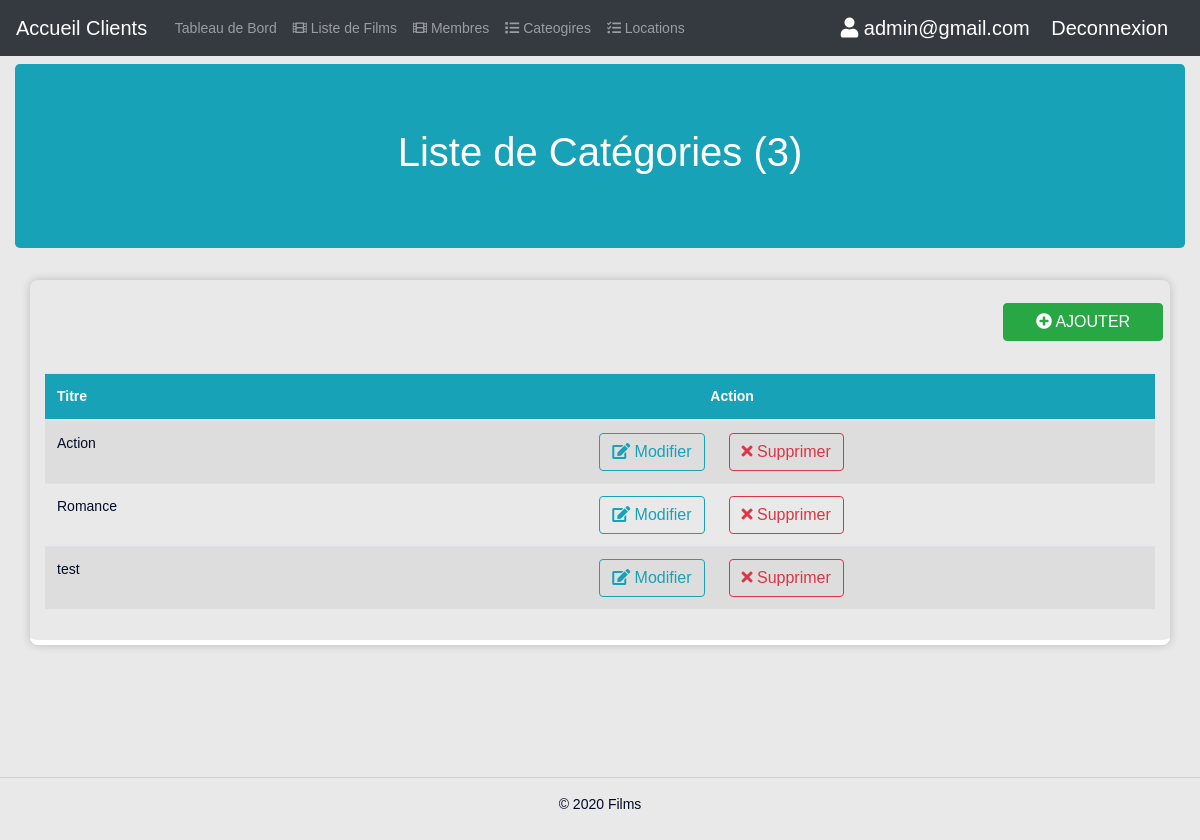
Page /viewsfilms/admin/allCategories.php (signed in) on the earlier database version.
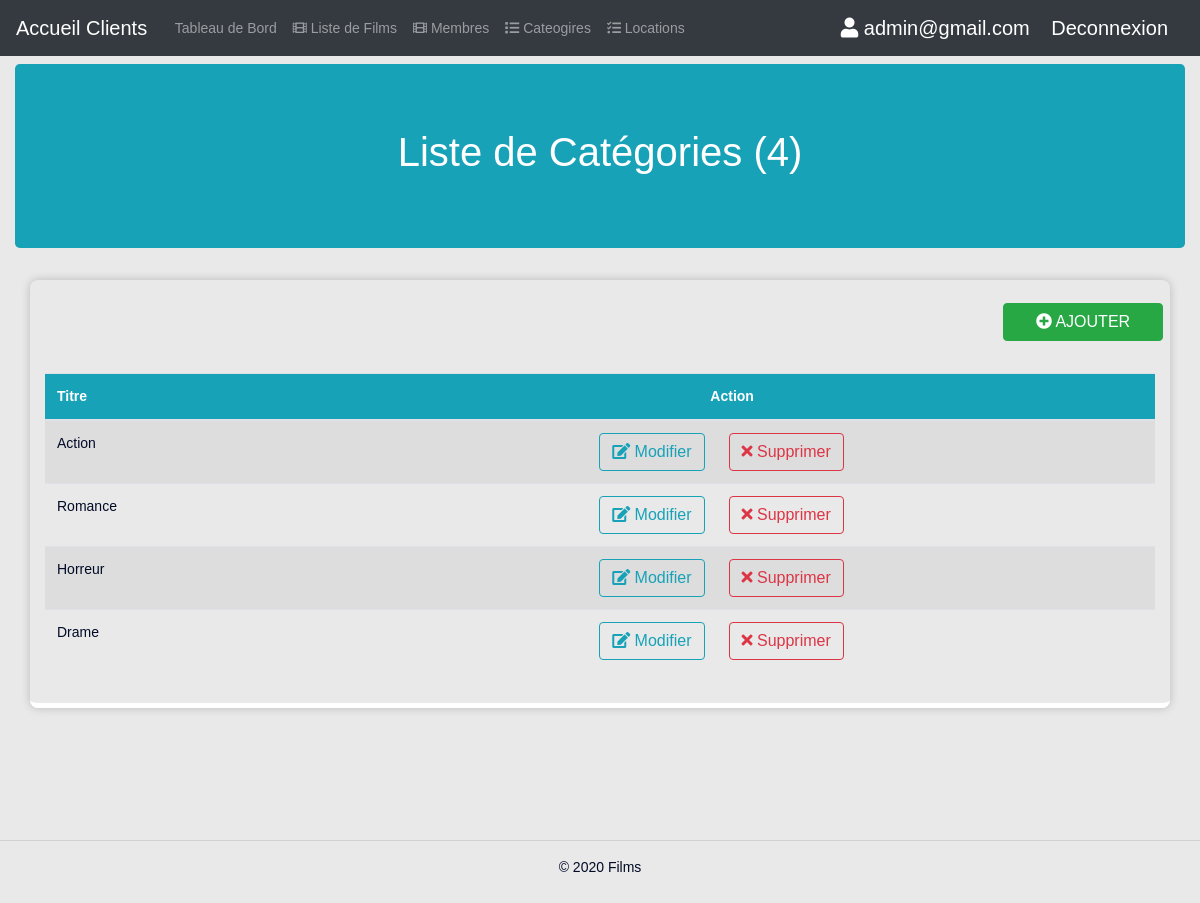
Same page on the later database version.
### tables this page shows
CREATE TABLE IF NOT EXISTS `categories` (
  `id` int(11) UNSIGNED NOT NULL AUTO_INCREMENT,
  `titre` varchar(255) DEFAULT NULL,
  `slug` varchar(255) DEFAULT NULL,
  `created_at` timestamp NULL DEFAULT current_timestamp(),
  `updated_at` timestamp NULL DEFAULT current_timestamp(),
  PRIMARY KEY (`id`)
);

### viewsfilms/admin/allCategories.php (the view, shortened to what this page needs)
<?php
  include("../includes/db.php");
?>
<!DOCTYPE html>
<html lang="en">
<head>
  <?php include_once("../includes/header.php"); ?>
  <link rel="stylesheet" href="../../css/table.css">
</head>
<body>
  <main role="main">
    <?php include_once("../includes/adminMenu.php"); ?>
    <div class="col pt-2">
      <div class="row justify-content-center ">
        <div class="col-12">
          <div class="jumbotron bg-info">
            <div class="row">
              <div class="col main pt-0">
                <h1 class=" d-none d-sm-block text-center text-white">
                  Liste de Catégories (<?php  echo count($categories); ?>)
                </h1>
              </div>
            </div>
          </div>
          <div class="container box">
            <div class="row mb-4">
              <div class="col-md-2 ml-auto">
                <a href="newCategory.php" class="btn btn-md btn-block btn-success text-uppercase m-2">
                  <i class="fa fa-plus-circle" aria-hidden="true"></i> Ajouter</a>
              </div>
            </div>
            <div class="row">
              <div class="col-12">
                <div class="table-responsive table-hover">
                  <table class="table table-striped">
                    <thead class="bg-info text-white">
                      <tr>
                        <th scope="col3">Titre</th>
                        <th colspan="2" scope="col3" class="text-center">Action</th>
                      </tr>
                    </thead>
                    <tbody>
                      <?php foreach($categories as $category) {?>
                      <tr>
                        <td><?php  echo $category['titre']; ?></td>
                        <td class="text-right">
                          <form method="post">
                            <a href="newCategory.php?edit=<?php echo $category["id"]; ?>" class="btn btn-outline-info">
                              <i class="fa fa-edit" aria-hidden="true"></i>
                              Modifier
                            </a>
                          </form>
                        </td>
                        <td>
                          <form method="post">
                            <button type="submit" name="deleteCategory" class="btn btn-outline-danger">
                              <i class="fa fa-times" aria-hidden="true"></i>
                              Supprimer
                            </button>
                          </form>
                        </td>
                      </tr>
                      <?php } ?>
                    </tbody>
                  </table>
                </div>
              </div>
            </div>
          </div>
        </div>
      </div>
    </div>
  </main>
  <?php include_once("../includes/footer.php");?>
</body>
</html>

Differences in the rows shown:
removed categories: titre "test"
added categories: titre "Horreur"
added categories: titre "Drame"
Other differences:
count($categories): "3" → "4"
